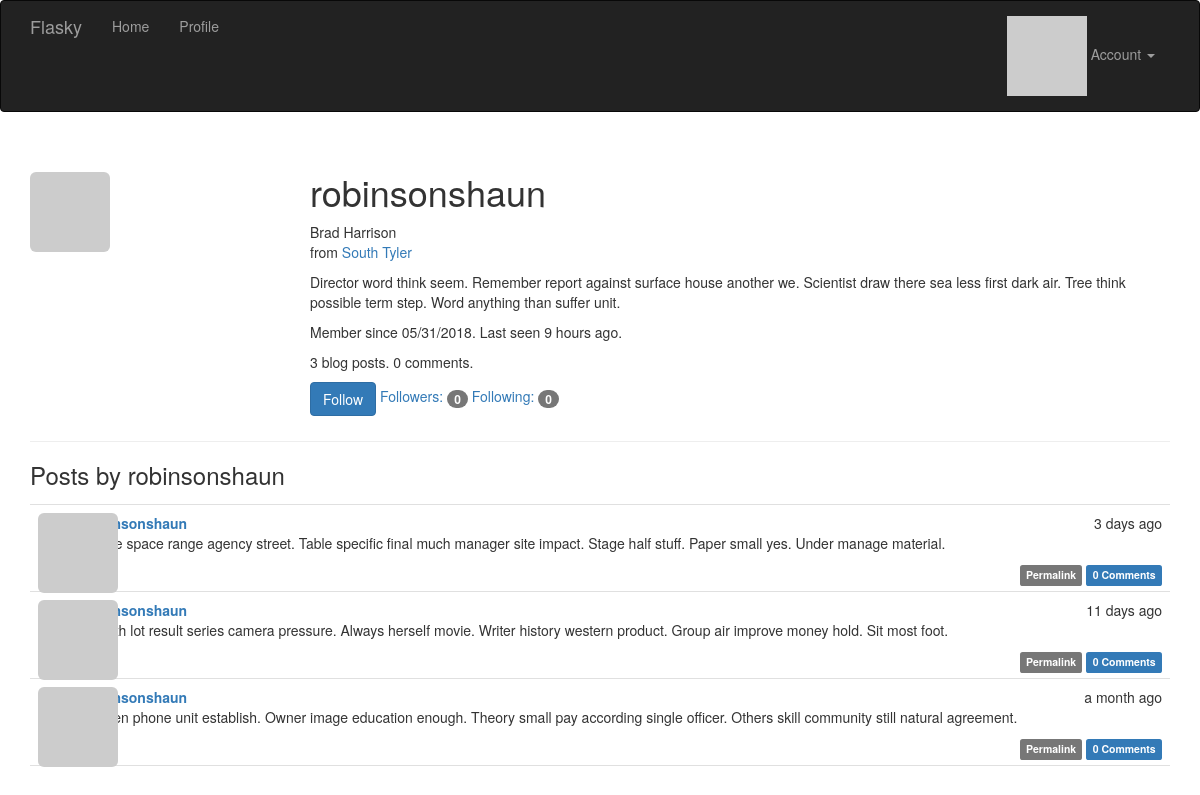
The page /user/robinsonshaun (signed in) on the database its author committed.
### app/models.py (models this page shows, shortened)
class User(db.Model, UserMixin):
    __tablename__ = 'users'
    id = db.Column(db.Integer, primary_key=True)    # 用户id
    email = db.Column(db.String(64), unique=True, index=True)   # email地址
    username = db.Column(db.String(64), unique=True, index=True)    # 用户名
    password_hash = db.Column(db.String(128))   # 散列的密码
    role_id = db.Column(db.Integer, db.ForeignKey('roles.id'))  # 角色id
    confirmed = db.Column(db.Boolean, default=False)    # 是否确认邮箱
    name = db.Column(db.String(64))     # 真实姓名
    location = db.Column(db.String(64))     # 所在地
    about_me = db.Column(db.Text())     # 自我介绍
    member_since = db.Column(db.DateTime(), default=datetime.utcnow)    # 注册时间
    last_seen = db.Column(db.DateTime(), default=datetime.utcnow)   # 上次登录时间
    avatar_hash = db.Column(db.String(32))      # 用于存储用户邮箱地址的hash值 便于获取头像
    posts = db.relationship('Post', backref='author', lazy='dynamic')
    followed = db.relationship('Follow',
                               foreign_keys=[Follow.follower_id],
                               backref=db.backref('follower', lazy='joined'),
                               lazy='dynamic',
                               cascade='all, delete-orphan')
    followers = db.relationship('Follow',
                                foreign_keys=[Follow.followed_id],
                                backref=db.backref('followed', lazy='joined'),
                                lazy='dynamic',
                                cascade='all, delete-orphan')
    comments = db.relationship('Comment', backref='author', lazy='dynamic')
    @property
    def password(self):
        raise AttributeError('password is not a readable attribute')
    def can(self, permissions):
        return self.role is not None and (self.role.permissions & permissions) == permissions   # 做与操作即可判断
    def is_administrator(self):
        return self.can(Permission.ADMINISTER)
    def ping(self):
        self.last_seen = datetime.utcnow()
        db.session.add(self)
    def gravatar(self, size=100, default='identicon', rating='g'):
        if request.is_secure:
            url = 'https://secure.gravatar.com/avatar'
        else:
            url = 'https://www.gravatar.com/avatar'
        hash = self.avatar_hash or self.gravatar_hash()
        return '{url}/{hash}?s={size}&d={default}&r={rating}'.format(
            url=url, hash=hash, size=size, default=default, rating=rating)
    def is_following(self, user):
        return self.followed.filter_by(followed_id=user.id).first() is not None

class Post(db.Model):
    __tablename__ = 'posts'
    id = db.Column(db.Integer, primary_key=True)
    body = db.Column(db.Text)
    body_html = db.Column(db.Text)
    timestamp = db.Column(db.DateTime, index=True, default=datetime.utcnow)
    author_id = db.Column(db.Integer, db.ForeignKey('users.id'))
    comments = db.relationship('Comment', backref='post', lazy='dynamic')

### app/main/views.py (the view)
@main.route('/user/<username>')
def user(username):
    user = User.query.filter_by(username=username).first_or_404()
    posts = user.posts.order_by(Post.timestamp.desc()).all()
    return render_template('user.html', user=user, posts=posts)

### app/auth/views.py (called while the page is built)
@auth.before_app_request
def before_request():
    if current_user.is_authenticated:
        current_user.ping()     # 在每个用户登录时获取登录时间
        if not current_user.confirmed \
                and request.endpoint \
                and request.blueprint != 'auth' \
                and request.endpoint != 'static':
            return redirect(url_for('auth.unconfirmed'))

### app/main/__init__.py (called while the page is built)
@main.app_context_processor
def inject_permissions():
    return dict(Permission=Permission)

### app/models.py (called while the page is built)
@login_manager.user_loader
def load_user(user_id):
    return User.query.get(int(user_id))

### app/templates/user.html (shortened to what this page needs)
{% extends "base.html" %}
{% import "_macros.html" as macros %}
{% block page_content %}
<div class="page-header">
    <img class="img-rounded profile-thumbnail" src="{{ user.gravatar(size=256) }}">
    <div class="profile-header">
        <h1>{{ user.username }}</h1>
        {% if user.name or user.location %}
        <p>
            {% if user.name %}{{ user.name }}<br>{% endif %}
            {% if user.location %}
                from <a href="http://maps.google.com/?q={{ user.location }}">{{ user.location }}</a><br>
            {% endif %}
        </p>
        {% endif %}
        {% if user.about_me %}<p>{{ user.about_me }}</p>{% endif %}
        <p>Member since {{ moment(user.member_since).format('L') }}. Last seen {{ moment(user.last_seen).fromNow() }}.</p>
        <p>{{ user.posts.count() }} blog posts. {{ user.comments.count() }} comments.</p>
        <p>
            {% if current_user.can(Permission.FOLLOW) and user != current_user %}
                {% if not current_user.is_following(user) %}
                <a href="{{ url_for('.follow', username=user.username) }}" class="btn btn-primary">Follow</a>
                {% else %}
                <a href="{{ url_for('.unfollow', username=user.username) }}" class="btn btn-default">Unfollow</a>
                {% endif %}
            {% endif %}
            <a href="{{ url_for('.followers', username=user.username) }}">Followers: <span class="badge">{{ user.followers.count() -1 }}</span></a>
            <a href="{{ url_for('.followed_by', username=user.username) }}">Following: <span class="badge">{{ user.followed.count() -1 }}</span></a>
        </p>
    </div>
</div>
    <h3>Posts by {{ user.username }}</h3>
    {% include '_post.html' %}
{% endblock %}

### app/templates/_post.html (shortened to what this page needs)
<ul class="posts">
    {% for post in posts %}
    <li class="post">
        <div class="post-thumbnail">
            <a href="{{ url_for('.user', username=post.author.username) }}">
                <img class="img-rounded profile-thumbnail" src="{{ post.author.gravatar(size=40) }}">
            </a>
        </div>
        <div class="post-content">
            <div class="post-date">{{ moment(post.timestamp).fromNow() }}</div>
            <div class="post-author"><a href="{{ url_for('.user', username=post.author.username) }}">{{ post.author.username }}</a></div>
            <div class="post-body">
                {% if post.body_html %}
                    {{ post.body_html | safe }}
                {% else %}
                    {{ post.body }}
                {% endif %}
            </div>
            <div class="post-footer">
                <a href="{{ url_for('.post', id=post.id) }}">
                    <span class="label label-default">Permalink</span>
                </a>
                <a href="{{ url_for('.post', id=post.id) }}#comments">
                    <span class="label label-primary">{{ post.comments.count() }} Comments</span>
                </a>
            </div>
        </div>
    </li>
    {% endfor %}
</ul>

### app/static/styles.css (style rules this page uses)
.profile-thumbnail { position: absolute; }
.profile-header { min-height: 260px; margin-left: 280px; }
ul.posts { list-style-type: none; padding: 0px; margin: 16px 0px 0px 0px; border-top: 1px solid #e0e0e0; }
ul.posts li.post { padding: 8px; border-bottom: 1px solid #e0e0e0; }
div.post-date { float: right; }
div.post-author { font-weight: bold; }
div.post-thumbnail { position: absolute; }
div.post-content { margin-left: 48px; min-height: 48px; }
div.post-footer { text-align: right; }

### rows shown on the page
User: username "robinsonshaun", name "Brad Harrison", location "South Tyler", about_me "Director word think seem. Remember report against surface house another we. Scientist draw there sea less first dark air. Tree think possible term step. Word anything than suffer unit.", member_since "05/31/2018", last_seen "9 hours ago"
Post: timestamp "3 days ago", author.username "robinsonshaun", body_html "Stage space range agency street. Table specific final much manager site impact. Stage half stuff. Paper small yes. Under manage material.", comments.count "0"
Post: timestamp "11 days ago", author.username "robinsonshaun", body_html "Health lot result series camera pressure. Always herself movie. Writer history western product. Group air improve money hold. Sit most foot.", comments.count "0"
Post: timestamp "a month ago", author.username "robinsonshaun", body_html "Citizen phone unit establish. Owner image education enough. Theory small pay according single officer. Others skill community still natural agreement.", comments.count "0"

### other values the page prints
{{ user.posts.count() }} "3"
{{ user.comments.count() }} "0"
{{ user.followers.count() -1 }} "0"
{{ user.followed.count() -1 }} "0"
